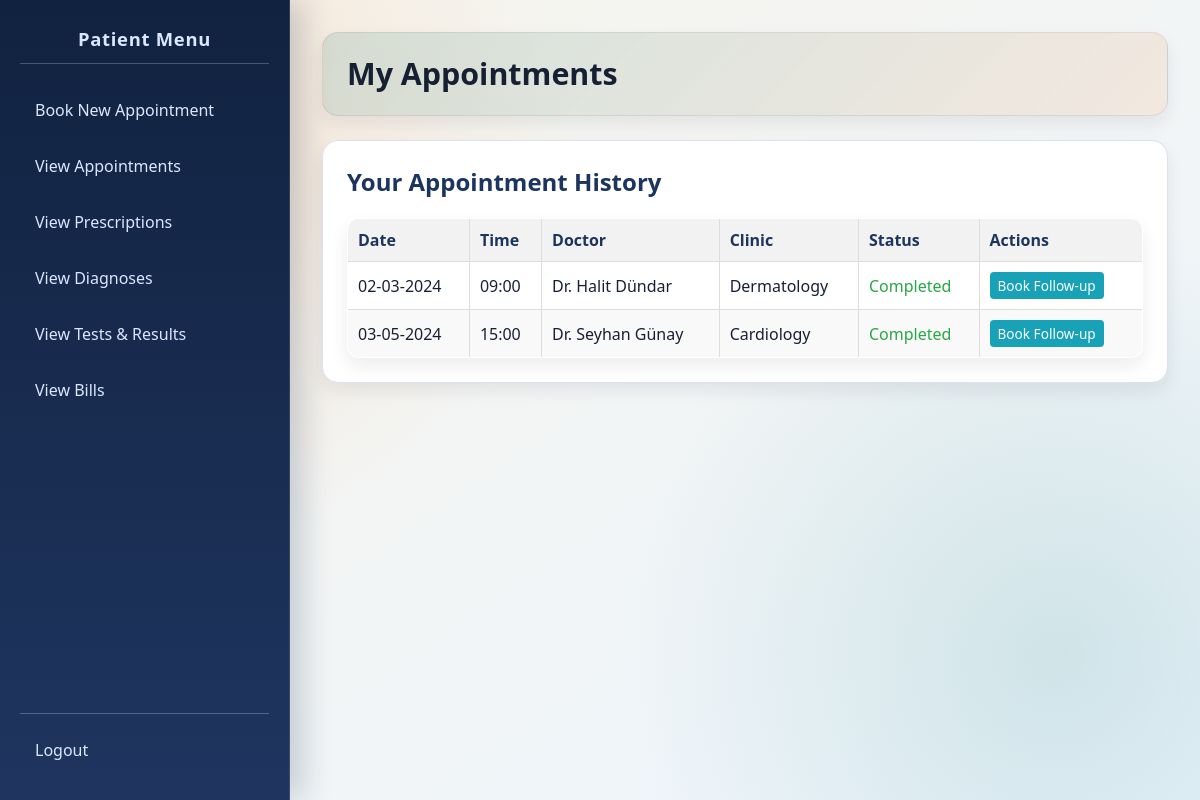
The app's page /patient/view_appointments.php (signed in) with its own data.
### tables this page shows
CREATE TABLE `Appointment` (
  `Appointment_ID` int(11) NOT NULL,
  `Patient_ID` bigint(20) NOT NULL,
  `Doctor_ID` int(11) NOT NULL,
  `Nurse_ID` int(11) DEFAULT NULL,
  `Appointment_Date` date NOT NULL,
  `Appointment_Time` time NOT NULL,
  `Follow_Up_Appointment_ID` int(11) DEFAULT NULL,
  `Status` varchar(50) DEFAULT 'Scheduled'
);

CREATE TABLE `Doctor` (
  `Doctor_ID` int(11) NOT NULL,
  `Doctor_First_Name` varchar(100) NOT NULL,
  `Doctor_Last_Name` varchar(100) NOT NULL,
  `Doctor_Gender` varchar(10) DEFAULT NULL,
  `Doctor_Email` varchar(255) NOT NULL,
  `Doctor_Phone` varchar(20) DEFAULT NULL,
  `Clinic_ID` int(11) DEFAULT NULL,
  `Doctor_Password` varchar(255) NOT NULL
);

CREATE TABLE `Clinic` (
  `Clinic_ID` int(11) NOT NULL,
  `Clinic_Name` varchar(255) NOT NULL,
  `Admin_ID` int(11) DEFAULT NULL
);

### patient/view_appointments.php (the view, shortened to what this page needs)
<?php
require_once '../includes/db_connect.php';
$patient_id = $_SESSION['user_id'];
$sql = "SELECT
            a.`Appointment_ID`, a.`Appointment_Date`, a.`Appointment_Time`, a.`Status`,
            d.`Doctor_ID`, d.`Doctor_First_Name`, d.`Doctor_Last_Name`, d.`Clinic_ID`,
            c.`Clinic_Name`
        FROM `APPOINTMENT` a
        JOIN `DOCTOR` d ON a.`Doctor_ID` = d.`Doctor_ID`
        JOIN `CLINIC` c ON d.`Clinic_ID` = c.`Clinic_ID`
        WHERE a.`Patient_ID` = ?
        ORDER BY CASE WHEN a.`Appointment_Date` >= CURDATE() THEN 0 ELSE 1 END, a.`Appointment_Date` ASC, a.`Appointment_Time` ASC";
$stmt = $conn->prepare($sql);
$appointments = [];
$fetch_error = null;
if ($stmt) {
    $stmt->bind_param("i", $patient_id);
    $stmt->execute();
    $result = $stmt->get_result();
    while ($row = $result->fetch_assoc()) { $appointments[] = $row; }
} else { $fetch_error = "Error fetching appointments: " . $conn->error; }
?>
<!DOCTYPE html>
<html lang="en">
<head>
    <link rel="stylesheet" href="../css/style.css">
</head>
<body>
    <div class="sidebar">
        <h2>Patient Menu</h2>
        <ul>
            <li><a href="book_appointment.php">Book New Appointment</a></li>
            <li><a href="view_appointments.php">View Appointments</a></li>
            <li><a href="view_prescriptions.php">View Prescriptions</a></li>
            <li><a href="view_diagnoses.php">View Diagnoses</a></li>
            <li><a href="view_tests.php">View Tests & Results</a></li>
            <li><a href="view_bills.php">View Bills</a></li>
        </ul>
        <div class="logout-link">
             <a href="../logout.php">Logout</a>
        </div>
    </div>
    <div class="main-content">
        <div class="header">
             <h1>My Appointments</h1>
        </div>
        <div class="content-section">
            <h2>Your Appointment History</h2>
            <?php if (empty($appointments) && !$fetch_error): ?>
                <p class="no-appointments">You currently have no appointments scheduled.</p>
            <?php elseif (!empty($appointments)): ?>
                <table class="appointments-table">
                    <thead>
                        <tr>
                            <th>Date</th>
                            <th>Time</th>
                            <th>Doctor</th>
                            <th>Clinic</th>
                            <th>Status</th>
                            <th>Actions</th>
                        </tr>
                    </thead>
                    <tbody>
                        <?php foreach ($appointments as $appt):
                            $status = $appt['Status'] ?? 'Unknown';
                            $is_past_or_completed = (strtotime($appt['Appointment_Date']) < strtotime(date('Y-m-d'))) || $status === 'Completed';
                            ?>
                            <tr>
                                <td><?php echo htmlspecialchars(date("d-m-Y", strtotime($appt['Appointment_Date']))); ?></td>
                                <td><?php echo $appt['Appointment_Time'] ? htmlspecialchars(date("H:i", strtotime($appt['Appointment_Time']))) : 'N/A'; ?></td>
                                <td>Dr. <?php echo htmlspecialchars($appt['Doctor_First_Name'] . ' ' . $appt['Doctor_Last_Name']); ?></td>
                                <td><?php echo htmlspecialchars($appt['Clinic_Name']); ?></td>
                                <td>
                                    <?php
                                        $status_class = 'status-' . strtolower(htmlspecialchars($status));
                                        echo '<span class="' . $status_class . '">' . htmlspecialchars($status) . '</span>';
                                    ?>
                                </td>
                                <td>
                                    <?php if ($is_past_or_completed && $status !== 'Cancelled'): ?>
                                        <a href="book_appointment.php?follow_up_for=<?php echo $appt['Appointment_ID']; ?>&doctor_id=<?php echo $appt['Doctor_ID']; ?>&clinic_id=<?php echo $appt['Clinic_ID']; ?>"
                                           class="action-button followup">Book Follow-up</a>
                                    <?php endif; ?>
                                </td>
                            </tr>
                        <?php endforeach; ?>
                    </tbody>
                </table>
            <?php endif; ?>
        </div>
    </div>
</body>
</html>

### css/style.css (style rules this page uses)
:root { --bg-start: #f7f4eb; --bg-end: #eef6ff; --panel: #ffffff; --ink: #172033; --muted: #5f6b83; --line: #dbe2ef; --accent: #0f766e; --accent-2: #f97316; --nav-start: #112240; --nav-end: #1f355f; --radius: 16px; --shadow-lg: 0 20px 40px rgba(17, 34, 64, 0.15); --shadow-sm: 0 8px 18px rgba(20, 30, 48, 0.08); }
* { box-sizing: border-box; }
body { font-family: "Trebuchet MS", "Segoe UI", sans-serif; margin: 0; min-height: 100vh; color: var(--ink); background: radial-gradient(circle at 12% 18%, rgba(249, 115, 22, 0.12), transparent 34%), radial-gradient(circle at 88% 82%, rgba(15, 118, 110, 0.14), transparent 36%), linear-gradient(145deg, var(--bg-start), var(--bg-end)); display: flex; }
.sidebar { width: 290px; color: #dbe7ff; padding: 26px 20px; display: flex; flex-direction: column; background: linear-gradient(180deg, var(--nav-start), var(--nav-end)); border-right: 1px solid rgba(255, 255, 255, 0.12); box-shadow: 12px 0 30px rgba(17, 34, 64, 0.2); }
.sidebar h2 { margin: 0 0 22px; text-align: center; font-size: 1.15rem; letter-spacing: 0.04em; padding-bottom: 12px; border-bottom: 1px solid rgba(219, 231, 255, 0.25); }
.sidebar ul { list-style: none; margin: 0; padding: 0; flex-grow: 1; }
.sidebar li { margin-bottom: 8px; }
.sidebar a { text-decoration: none; color: #dbe7ff; display: block; padding: 12px 14px; border-radius: 10px; border: 1px solid transparent; transition: transform 0.2s ease, background-color 0.2s ease, border-color 0.2s ease; }
.sidebar .logout-link { margin-top: auto; padding-top: 12px; border-top: 1px solid rgba(219, 231, 255, 0.28); }
.main-content { flex: 1; padding: 32px; overflow-y: auto; }
.main-content .header { padding: 22px 24px; margin-bottom: 24px; border-radius: var(--radius); background: linear-gradient(135deg, rgba(15, 118, 110, 0.14), rgba(249, 115, 22, 0.1)); border: 1px solid rgba(23, 32, 51, 0.08); box-shadow: var(--shadow-sm); }
.main-content .header h1 { margin: 0; font-size: 1.9rem; line-height: 1.25; }
.content-section { background: var(--panel); padding: 24px; border-radius: var(--radius); border: 1px solid var(--line); box-shadow: var(--shadow-sm); margin-bottom: 22px; }
.content-section h2 { margin-top: 0; color: #1c355f; }
a { color: var(--accent); }
table { width: 100%; border-collapse: collapse; background: #fff; border: 1px solid var(--line); border-radius: 12px; overflow: hidden; box-shadow: var(--shadow-sm); }
th, td { padding: 12px; border-bottom: 1px solid #edf1f7; text-align: left; vertical-align: top; }
th { background: #f3f7fd; color: #1c355f; font-weight: 700; }

### patient/view_appointments.php (style rules this page uses)
.appointments-table { width: 100%; border-collapse: collapse; margin-top: 20px; }
.appointments-table th, .appointments-table td { border: 1px solid #ddd; padding: 10px; text-align: left; vertical-align: middle; }
.appointments-table th { background-color: #f2f2f2; font-weight: bold; }
.appointments-table tr:nth-child(even) { background-color: #f9f9f9; }
.status-completed { color: #28a745; }
.action-button { padding: 4px 8px; border: none; border-radius: 4px; cursor: pointer; text-decoration: none; font-size: 0.85em; display: inline-block; margin-right: 5px; color: white; }
.action-button.followup { background-color: #17a2b8; }

### records on screen
appointment: Appointment_Date "02-03-2024", Appointment_Time "09:00", Doctor_ID.Doctor_Last_Name "Halit Dündar", clinic.Clinic_Name "Dermatology", Status "Completed"
appointment: Appointment_Date "03-05-2024", Appointment_Time "15:00", Doctor_ID.Doctor_Last_Name "Seyhan Günay", clinic.Clinic_Name "Cardiology", Status "Completed"
